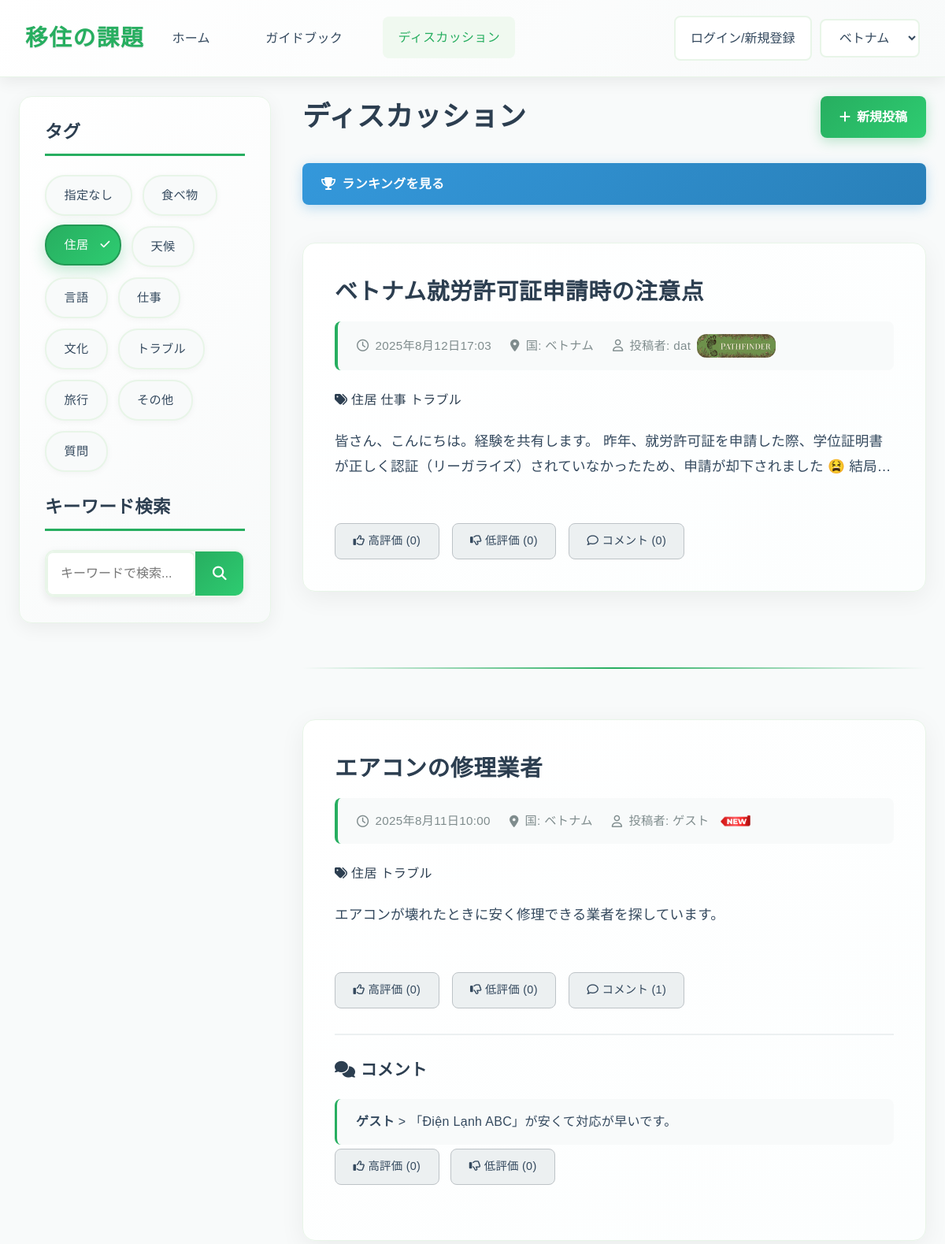
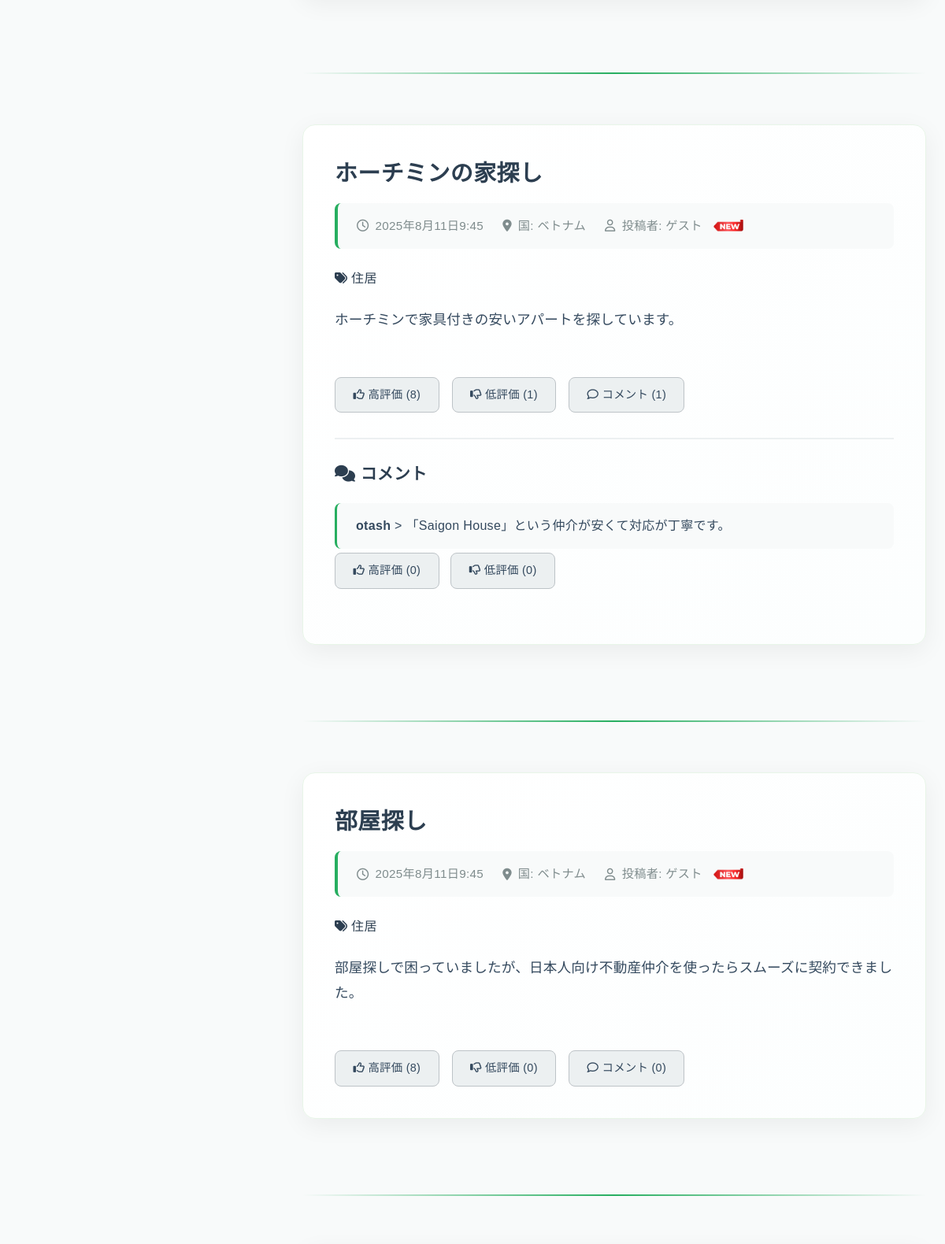
The app's page /discussions/?tag=3 (upper part) with its own data (2 pictures, top to bottom).
### app1/models.py (models this page shows, shortened)
class Tags(models.Model):
    name=models.CharField(max_length=43,unique=True)

class  Article(models.Model):
    id=models.UUIDField(primary_key=True,default=uuid.uuid4,editable=False)
    title=models.TextField(verbose_name="title")
    country=models.TextField(verbose_name="country")
    user_name=models.TextField(default="ゲスト",verbose_name="user_name")
    body=models.TextField(verbose_name="content")
    tag=models.ManyToManyField('Tags',verbose_name="tag",null=False,blank=False)
    picture=models.ImageField(upload_to="app1/picture/",null=True,blank=True,verbose_name="picture")
    created=models.DateTimeField(auto_now_add=True,verbose_name="created_date_time")
    edited=models.DateTimeField(auto_now_add=True,verbose_name="edited_date_time")
    likes=models.IntegerField(default=0,verbose_name="likes_count")
    dislikes=models.IntegerField(default=0,verbose_name="dislikes_count")
    comments=models.IntegerField(default=0,verbose_name="comments_count")
    score=models.IntegerField(default=0,verbose_name="score")

class Comment(models.Model):
    id=models.UUIDField(primary_key=True,default=uuid.uuid4,editable=False)
    article_id=models.ForeignKey(Article,verbose_name="ArticleID",on_delete=models.CASCADE)
    user_name=models.TextField(default="ゲスト",verbose_name="user_name")
    body=models.TextField(verbose_name="comment")
    created=models.DateTimeField(auto_now_add=True,verbose_name="created_date_time")
    likes=models.IntegerField(default=0,verbose_name="likes_count")
    dislikes=models.IntegerField(default=0,verbose_name="dislikes_count")

### app1/views.py (the view, shortened to what this page needs)
class DiscussionsView(View):
    def get(self, request):
        form = ArticleModelForm()
        tag_id = request.GET.getlist('tag')
        keyword = request.GET.get('q')
        articles = Article.objects.all().order_by("-created")
        if tag_id:
            for tid in tag_id:
                articles = articles.filter(tag__id=tid)
            articles = articles.distinct()
        if keyword:
            articles = articles.filter(Q(title__icontains=keyword) | Q(body__icontains=keyword))
        for article in articles:
            try:
                if article.user_name != "ゲスト":
                    user_obj = UserName.objects.get(user_name=article.user_name)
                    score = user_obj.score
                    if score < 5:
                        article.rank1_user = True
                    elif 5 <= score < 15:
                        article.rank2_user = True
                    elif 15 <= score < 100:
                        article.rank3_user = True
                    elif 100 <= score < 500:
                        article.rank4_user = True
                    elif 500 <= score < 2000:
                        article.rank5_user = True
                    elif 2000 <= score < 5000:
                        article.rank6_user = True
                    elif 5000 <= score < 10000:
                        article.rank7_user = True
                    elif 10000 <= score < 30000:
                        article.rank8_user = True
                    elif 30000 <= score < 100000:
                        article.rank9_user = True
                    elif score >= 100000:
                        article.rank10_user = True
                    else:
                        article.rank1_user = True
                else:
                    article.is_new_user = False
            except UserName.DoesNotExist:
                article.is_new_user = False
        comments = Comment.objects.all()
        tags = Tags.objects.all()
        context = {
            'form': form,
            'articles': articles,
            'comments': comments,
            'tags': tags,
            'selected_tags': tag_id,
            'keyword': keyword
        }
        return render(request, 'app1/discussions.html', context)

### app1/forms.py
class ArticleModelForm(ModelForm):
    class Meta:
        model=Article
        fields=["title","country","tag","body","picture"]
        widgets = {
            "tag": forms.CheckboxSelectMultiple()
        }

### templates/app1/discussions.html (shortened to what this page needs)
<!DOCTYPE html>
<html lang="ja">
<head>
    <link rel="stylesheet" href="https://cdnjs.cloudflare.com/ajax/libs/font-awesome/6.0.0-beta3/css/all.min.css">
    <link rel="stylesheet" href="https://cdn.jsdelivr.net/npm/bootstrap@4.1.3/dist/css/bootstrap.min.css">
    <link rel="stylesheet" href="https://cdnjs.cloudflare.com/ajax/libs/font-awesome/6.4.0/css/all.min.css">
    {% load static %}
    <link rel="stylesheet" href="{% static 'app1/css/style.css' %}">
</head>
<body>
    <header class="navbar">
        <div class="navbar-brand">移住の課題</div>
        <nav class="navbar-menu">
            <a href="{% url 'app1:index' %}" class="nav-item" style="text-decoration: none;">ホーム</a>
            <a href="{% url 'app1:general' %}" class="nav-item" style="text-decoration: none;">ガイドブック</a>
            <a href="{% url 'app1:discussions' %}" class="nav-item active" style="text-decoration: none;">ディスカッション</a>
        </nav>
        {% if request.user.is_authenticated %}
        <form action="{% url 'accounts:logout' %}" method="post" style="margin: 0 0 0 auto; margin-right: 10px;">
            {% csrf_token %}
            <button type="submit" id="country-select" class="country-select" style="background-color: white;">{{request.user}}からログアウト</button>
        </form>
        {% else %}
        <button onclick="location.href='/login'" id="country-select" class="country-select" style="margin: 0 0 0 auto; margin-right: 10px; background-color: white;" >ログイン/新規登録</button>
        {% endif %}
        <div class="navbar-actions">
            <select id="country-select" class="country-select">
                <option value="ベトナム">ベトナム</option>
            </select>
        </div>
    </header>
    <main class="container">
        <div class="page-content-wrapper">
            <div class="sidebar">
                <h3>タグ</h3>
                <div id="discussion-tags" class="tag-list">
                    {% for tag in tags %}
                    {% if tag.id == 1 %}
                    <a href="/discussions" class="tag">{{ tag.name }}</a>
                    {% else %}
                        <a href="{% url 'app1:search' %}?tag={{ tag.id }}{% for t in selected_tags %}{% if t != tag.id|stringformat:'s' %}&tag={{ t }}{% endif %}{% endfor %}{% if keyword %}&q={{ keyword }}{% endif %}"
                        class="tag">{{tag.name}}</a>
                        {% endif %}
                    {% endfor %}
                </div>
                <div style="margin-top: 2rem;">
                    <h3>キーワード検索</h3>
                    <div class="search-box-container">
                        <input type="text" id="discussions-search" placeholder="キーワードで検索..." class="form-input">
                        <button type="button" id="discussions-search-button" class="btn-primary search-button">
                        <i class="fas fa-search"></i>
                        </button>
                </div>
                </div>
            </div>
            <div class="main-content">
                <div style="display: flex; justify-content: space-between; align-items: center; margin-bottom: 2rem; flex-wrap: wrap; gap: 1rem;">
                    <h2 style="margin: 0;">ディスカッション</h2>
                    <button id="post-button" class="post-button">
                        <i class="fas fa-plus"></i> 新規投稿
                    </button>
                </div>
                <div class="discussion-list">
                    <a href="{% url 'app1:ranking' %}" class="ranking-link">
                        <i class="fas fa-trophy"></i>
                        ランキングを見る
                    </a>
                    {% for article in articles %}
                    <article class="post-detail"
                            onclick="location.href='/comment/post/{{article.id}}'"
                            style="cursor: pointer;">
                        <header>
                            <h2>{{article.title}}</h2>
                            <div class="post-meta">
                                <span><i class="far fa-clock"></i> {{article.created}}</span>
                                <span><i class="fas fa-map-marker-alt"></i> 国: {{article.country}}</span>
                                <span><i class="far fa-user"></i> 投稿者: {{article.user_name}}
                                    {% if article.rank1_user %}
                                    <img class = "other-image" src="{% static 'app1/img/1.png' %}"
                                    alt="Rank1 User"
                                    style="width:100px !important; height:30px !important; vertical-align:middle !important; margin:0 !important; box-shadow:none !important; ">
                                    {% elif article.rank2_user %}
                                    <img class = "other-image" src="{% static 'app1/img/2.png' %}"
                                    alt="Rank2 User"
                                    style="width:100px !important; height:30px !important; vertical-align:middle !important; margin:0 !important; box-shadow:none !important; ">
                                    {% elif article.rank3_user %}
                                    <img class = "other-image" src="{% static 'app1/img/3.png' %}"
                                    alt="Rank3 User"
                                    style="width:100px !important; height:30px !important; vertical-align:middle !important; margin:0 !important; box-shadow:none !important; ">
                                    {% elif article.rank4_user %}
                                    <img class = "other-image" src="{% static 'app1/img/4.png' %}"
                                    alt="Rank4 User"
                                    style="width:100px !important; height:30px !important; vertical-align:middle !important; margin:0 !important; box-shadow:none !important; ">
                                    {% elif article.rank5_user %}
                                    <img class = "other-image" src="{% static 'app1/img/5.png' %}"
                                    alt="Rank5 User"
                                    style="width:100px !important; height:30px !important; vertical-align:middle !important; margin:0 !important; box-shadow:none !important; ">
                                    {% elif article.rank6_user %}
                                    <img class = "other-image" src="{% static 'app1/img/6.png' %}"
                                    alt="Rank6 User"
                                    style="width:100px !important; height:30px !important; vertical-align:middle !important; margin:0 !important; box-shadow:none !important; ">
                                    {% elif article.rank7_user %}
                                    <img class = "other-image" src="{% static 'app1/img/7.png' %}"
                                    alt="Rank7 User"
                                    style="width:100px !important; height:30px !important; vertical-align:middle !important; margin:0 !important; box-shadow:none !important; ">
                                    {% elif article.rank8_user %}
                                    <img class = "other-image" src="{% static 'app1/img/8.png' %}"
                                    alt="Rank8 User"
                                    style="width:100px !important; height:30px !important; vertical-align:middle !important; margin:0 !important; box-shadow:none !important; ">
                                    {% elif article.rank9_user %}
                                    <img class = "other-image" src="{% static 'app1/img/9.png' %}"
                                    alt="Rank9 User"
                                    style="width:100px !important; height:30px !important; vertical-align:middle !important; margin:0 !important; box-shadow:none !important; ">
                                    {% elif article.rank10_user %}
                                    <img class = "other-image" src="{% static 'app1/img/10.png' %}"
                                    alt="Rank10 User"
                                    style="width:100px !important; height:30px !important; vertical-align:middle !important; margin:0 !important; box-shadow:none !important; ">
                                    {% else %}
                                    <img class = "other-image" src="{% static 'app1/img/New.png' %}"
                                    alt="Guest"
                                    style="width:50px !important; height:15px !important; vertical-align:middle !important; margin:0 !important; box-shadow:none !important; ">
                                    {% endif %}
                            </div>
                            {% if article.tag.all %}
                            <div class="post-tags">
                                <i class="fas fa-tags"></i>
                                {% for tag in article.tag.all %}
                                <span class="post-tag">{{tag.name}}</span>
                                {% endfor %}
                            </div>
                            {% endif %}
                        </header>
                        <div class="post-content">
                            <div class="post-text">
                                <p>{{article.body}}</p>
                            </div>
                        </div>
                        <footer class="post-actions">
                            <button onclick="event.stopPropagation(); location.href='/like/add/{{article.id}}'" class="btn btn-secondary">
                                <i class="far fa-thumbs-up"></i> 高評価 ({{article.likes}})
                            </button>
                            <button onclick="event.stopPropagation(); location.href='/dislike/add/{{article.id}}'" class="btn btn-secondary">
                                <i class="far fa-thumbs-down"></i> 低評価 ({{article.dislikes}})
                            </button>
                            <button onclick="location.href='/comment/post/{{article.id}}'" class="btn btn-secondary">
                                <i class="far fa-comment"></i> コメント ({{article.comments}})
                            </button>
                        </footer>
                        {% if article.comments != 0 %}
                        <div class="comments-section">
                            <h5><i class="fas fa-comments"></i> コメント</h5>
                            <ul>
                                {% for comment in comments %}
                                {% if comment.article_id == article %}
                                <li  style="margin-bottom: 5px;">
                                    <strong>{{comment.user_name}}</strong> > {{comment.body}}
                                </li>
                                <button onclick="event.stopPropagation(); location.href='/comment/like/add/{{comment.id}}'" class="btn btn-secondary btn-sm" style="margin: 0 10px 30px 0;">
                                    <i class="far fa-thumbs-up"></i> 高評価 ({{comment.likes}})
                                </button>
                                <button onclick="event.stopPropagation(); location.href='/comment/dislike/add/{{comment.id}}'" class="btn btn-secondary btn-sm" style="margin: 0 0 30px 0;">
                                    <i class="far fa-thumbs-down"></i> 低評価 ({{comment.dislikes}})
                                </button>
                                {% endif %}
                                {% endfor %}
                            </ul>
                        </div>
                        {% endif %}
                    </article>
                    <hr>
                    {% endfor %}
                </div>
            </div>
        </div>
    </main>
</body>
</html>

### records on screen
Tags: name "指定なし"
Tags: name "食べ物"
Tags: name "住居"
Tags: name "天候"
Tags: name "言語"
Tags: name "仕事"
Tags: name "文化"
Tags: name "トラブル"
Tags: name "旅行"
Tags: name "その他"
Tags: name "質問"
Article: title "ベトナム就労許可証申請時の注意点", created "2025年8月12日17:03", country "ベトナム", user_name "dat", body "皆さん、こんにちは。経験を共有します。 昨年、就労許可証を申請した際、学位証明書が正しく認証（リーガライズ）されていなかったため、申請が却下されました…", likes "0", dislikes "0", comments "0"
Article: title "エアコンの修理業者", created "2025年8月11日10:00", country "ベトナム", user_name "ゲスト", body "エアコンが壊れたときに安く修理できる業者を探しています。", likes "0", dislikes "0", comments "1"
Comment: user_name "ゲスト", body "「Điện Lạnh ABC」が安くて対応が早いです。", likes "0", dislikes "0"
Article: title "ホーチミンの家探し", created "2025年8月11日9:45", country "ベトナム", user_name "ゲスト", body "ホーチミンで家具付きの安いアパートを探しています。", likes "8", dislikes "1", comments "1"
Comment: user_name "otash", body "「Saigon House」という仲介が安くて対応が丁寧です。", likes "0", dislikes "0"
Article: title "部屋探し", created "2025年8月11日9:45", country "ベトナム", user_name "ゲスト", body "部屋探しで困っていましたが、日本人向け不動産仲介を使ったらスムーズに契約できました。", likes "8", dislikes "0", comments "0"
